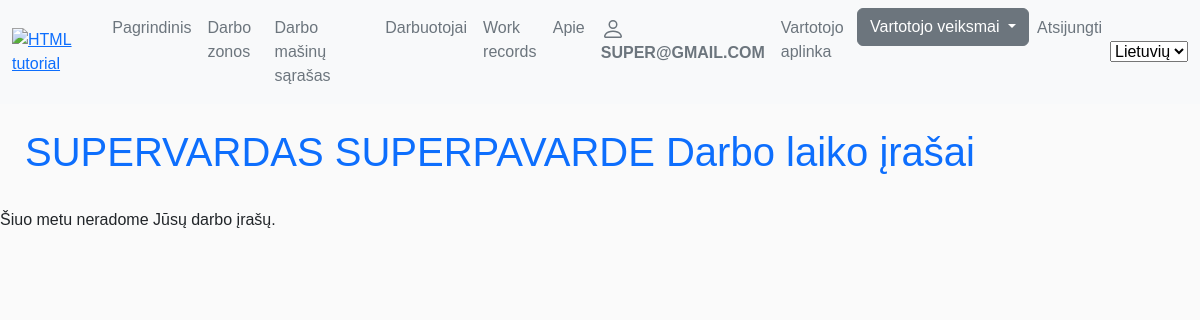
The app's page /lm/my_working_records/ (signed in), older data.
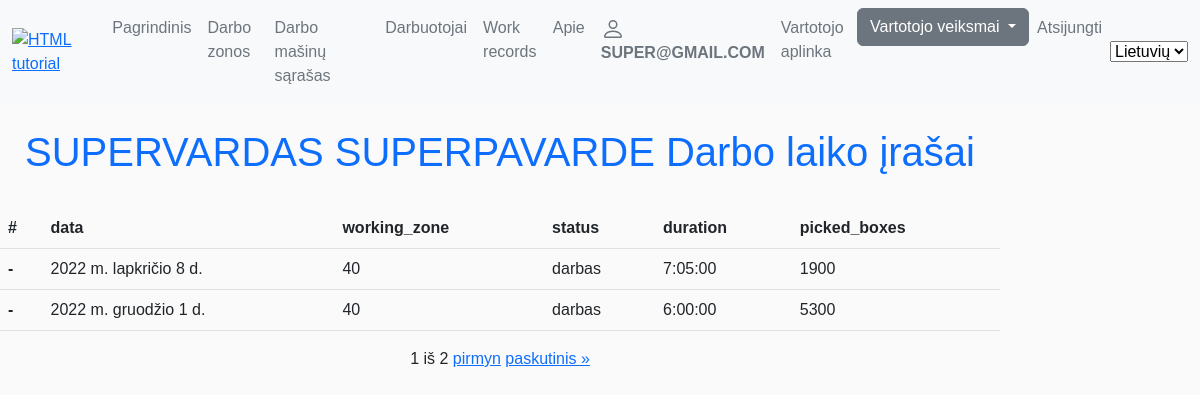
The same page, newer data.
### lm/models.py (models this page shows, shortened)
class Darbo_laiko_irasai(models.Model):
    data = models.DateField(_('Date of working record'), help_text='kada dirbta', null=True, blank=True)
    working_zone = models.ForeignKey('Darbo_zona_sandelyje', max_length=80, null=True, on_delete=models.SET_NULL)
    darbuotojas = models.ForeignKey('MyUser',max_length=100, null=True, on_delete=models.SET_NULL)
    work_status = (
        ('darbas','darbas'),
        ('pertrauka','pertrauka'),
        ('pietu pertrauka','pietu pertrauka'))
    status = models.CharField(_('Type of working record'), help_text='Darbo grafiko laiko tipas', max_length=40, choices= work_status, default='darbas', blank=True)
    duration = models.CharField(_('Duration'), help_text='darbo iraso trukme', null=True, blank=True, default=dt.timedelta(hours=7), max_length=20)
    picked_boxes = models.IntegerField(_('Picked boxes per duration'), help_text='Surinkta deziu per irasa', null=True, blank=True,default='0')
    class Meta:
        ordering = ['data']
        verbose_name = _("Working record")
        verbose_name_plural = _("Working records")

class Darbo_zona_sandelyje (models.Model):
    zone_choices = (
        ('20','20 - HR'),
        ('40','40 - MOPRO'),
        ('41', '41 - Pienas'),
        ('60', '60 - TIKO'),
        ('61', '61 - BakeOff'),
        ('70', '70 - Fruits'),
        ('50', '50 - Mėsa'),
        ('90', '90 - NonFood')
        )
    zone_code = models.CharField(_('Working zone code'), max_length=80, choices=zone_choices, default='40', help_text='Darbo zona sandėlyje',
    blank=True, unique=True)
    zone_description=models.CharField(_('Description'), max_length=80, help_text='Zonos aprasymas pvz 60-Tiko')
    class Meta:
        ordering = ['zone_code']
        verbose_name = _("Working zone")
        verbose_name_plural = _("Working zones")
    def __str__(self):
        return f'{self.zone_code}'

### lm/views.py (the view)
# urls.py: path('my_working_records/', views.WorkersWorkingRecordsListView.as_view(), name='my_working_records'),
class WorkersWorkingRecordsListView(LoginRequiredMixin, generic.ListView):
    model = Darbo_laiko_irasai
    template_name = 'lm/worker_working_records.html'
    context_object_name = 'my_working_records'
    paginate_by = 2
    def get_queryset(self):
        return Darbo_laiko_irasai.objects.filter(darbuotojas=self.request.user).order_by('data')

### lm/templates/lm/worker_working_records.html (shortened to what this page needs)
{% extends 'base.html' %}
{% load i18n %}
{% load static %}
{% block content %}
<h1 class="p-4 text-primary d-flex justify-content-center">{{user.first_name.upper }} {{user.last_name.upper }} {% trans "Working records" %} </h1>
{% if my_working_records %}
<table class="table">
  <thead>
    <tr>
      <th scope="col">#</th>
      <th scope="col">data</th>
      <th scope="col">working_zone</th>
      <th scope="col">status</th>
      <th scope="col">duration</th>
      <th scope="col">picked_boxes</th>
    </tr>
  </thead>
   {% for record in my_working_records %}
  <tbody>
    <tr>
      <th scope="row">-</th>
      <td>{{record.data}}</td>
      <td>{{record.working_zone}}</td>
      <td>{{record.status}}</td>
      <td>{{record.duration}}</td>
      <td>{{record.picked_boxes}}</td>
    </tr>
  </tbody>
   {% endfor %}
</table>
<div class="pagination d-flex justify-content-center">
       <span class="step-links">
           <span class="current">
               {{page_obj.number}} iš {{page_obj.paginator.num_pages}}
           </span>
           {% if page_obj.has_next %}
           <a href="?page={{page_obj.next_page_number}}">pirmyn</a>
           <a href="?page={{page_obj.paginator.num_pages}}">paskutinis &raquo;</a>
           {% endif %}
       </span>
   </div>
{% else %}
<p>Šiuo metu neradome Jūsų darbo įrašų.</p>
{% endif %}
{% endblock %}

Row changes from the older to the newer data that the page shows:
added Darbo_laiko_irasai: data "2022 m. lapkričio 8 d.", working_zone "40", status "darbas", duration "7:05:00", picked_boxes "1900"
added Darbo_laiko_irasai: data "2022 m. gruodžio 1 d.", working_zone "40", status "darbas", duration "6:00:00", picked_boxes "5300"
Text that changed along with them:
{{ page_obj.number }}: (not shown) → "1"
{{ page_obj.paginator.num_pages }}: (not shown) → "2"
text no longer shown: "Šiuo metu neradome Jūsų darbo įrašų."
text now shown: "# data working_zone status duration picked_boxes iš pirmyn paskutinis »"
